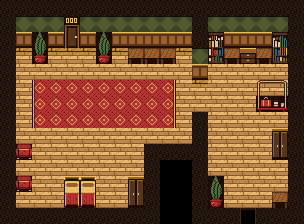

Rendered tile map (Tiled .tmx) drawn with the repository's tilesets; below, a short description and the full map source, tile grids included:
An orthogonal 19x14 tile map with 16x16 px tiles, 1 tile layer (tiles) and 9 objects (2x closet, 2x keyspot, 2x bed, entry, exit, ...).

<map version="1.10" tiledversion="1.12.2" orientation="orthogonal" renderorder="right-down" width="19" height="14" tilewidth="16" tileheight="16" infinite="0" nextlayerid="3" nextobjectid="21">
 <properties>
  <property name="allow_lock" type="bool" value="true" />
  <property name="kind" value="normal" />
 </properties>
 <tileset firstgid="1" source="../tilesets/hotel.tsx" />
 <layer id="1" name="tiles" width="19" height="14">
  <data encoding="csv">
7,7,7,7,7,7,7,7,7,7,7,7,7,7,7,7,7,7,7,
7,8,8,8,10,8,8,8,8,8,8,8,7,8,8,8,8,8,7,
7,9,43,9,11,9,43,9,9,9,9,9,7,32,9,9,9,33,7,
7,3,44,3,3,3,44,3,15,15,15,3,8,35,15,14,15,36,7,
7,2,2,2,2,2,2,2,2,2,2,2,9,2,2,2,2,2,7,
7,2,4,5,5,5,5,5,5,5,6,2,3,2,2,2,45,46,7,
7,2,4,5,5,5,5,5,5,5,6,2,2,2,2,2,47,48,7,
7,2,4,5,5,5,5,5,5,5,6,2,7,2,2,2,2,2,7,
7,2,2,2,2,2,2,2,2,2,2,2,7,2,2,2,2,12,7,
7,42,2,2,2,2,2,2,2,7,7,7,7,2,2,2,2,13,7,
7,2,2,2,2,2,2,2,2,7,0,0,7,2,2,2,2,2,7,
7,42,2,2,30,30,2,2,12,7,0,0,7,43,2,2,2,2,7,
7,2,2,2,31,31,2,2,13,7,0,0,7,44,2,2,2,15,7,
7,7,7,7,7,7,7,7,7,7,0,0,7,7,7,25,7,7,7
</data>
 </layer>
 <objectgroup id="2" name="objects">
  <object id="1" name="entry" x="240" y="208" width="16" height="16">
   <properties>
    <property name="wall" value="bottom" />
   </properties>
  </object>
  <object id="2" name="exit" x="64" y="16" width="16" height="32">
   <properties>
    <property name="wall" value="top" />
   </properties>
  </object>
  <object id="8" name="closet" x="128" y="176" width="16" height="32" />
  <object id="11" name="drawer" x="240" y="48" width="16" height="16" />
  <object id="15" name="keyspot" x="144" y="48">
   <point />
  </object>
  <object id="17" name="bed" x="80" y="176" width="16" height="32" />
  <object id="18" name="bed" x="64" y="176" width="16" height="32" />
  <object id="19" name="closet" x="272" y="128" width="16" height="32" />
  <object id="20" name="keyspot" x="272" y="192">
   <point />
  </object>
 </objectgroup>
</map>
